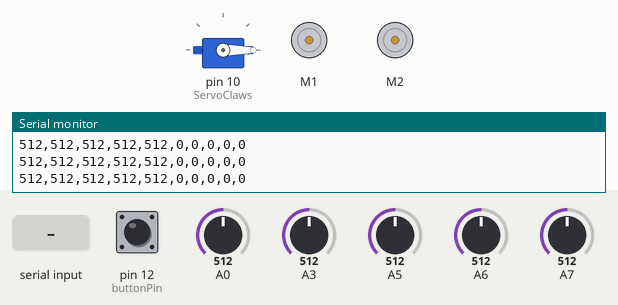
The sketch below on a simulated Arduino Nano, built with avr-gcc and run on an emulated ATmega328P. On the bench: servo, 2 × DC motor (green arrow = forward, orange = backward, longer = faster), the last lines printed to the serial monitor. The test bench sets the inputs (shaded band); at power-on: pin 12 (buttonPin) HIGH, A0 = 512, A3 = 512, A5 = 512, A6 = 512, A7 = 512.

Above: at 1.2 s.
1.3 s: "300\n" received over Serial
At 1.7 s:
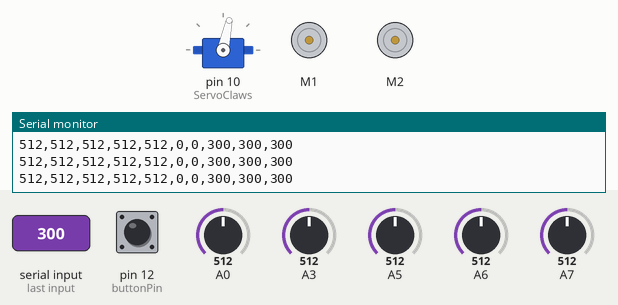
2.8 s: "1,90,45\n" received over Serial
At 4.1 s:
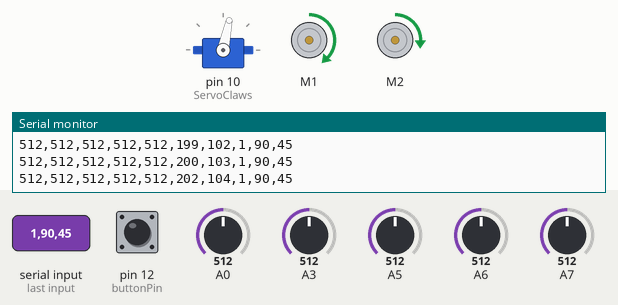
10.5 s: "90,45,200\n" received over Serial
At 11.3 s:
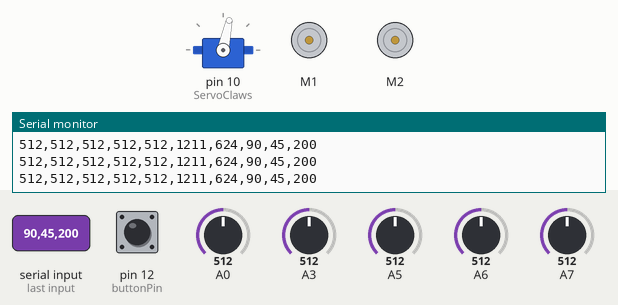
Timing chart, 0 to 13.5 s (numbered marks = the images above; inputs shaded):
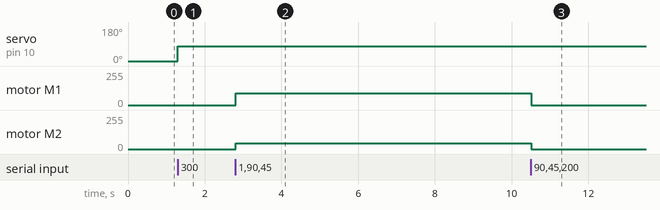

Measured:
- after the input at 1.3 s, servo on pin 10 (ServoClaws): 0° → 78° at once
- after the input at 2.8 s, motor M1: stopped → forward 89/255 at once; motor M2: stopped → forward 44/255 at once
- after the input at 10.5 s, motor M1: forward 89/255 → stopped at once; motor M2: forward 44/255 → stopped at once

The sketch:

Robot_Arduino_v1.ino
```cpp
/***********************************************************************
 * Robot Platooning Project - Arduino Inferrence
 * Authur: Ayo Ayibiowu & Abhilash Hashyap
 * Contact: charlesayibiowu@hotmail.com
 *
 *This Programs Communicates with the Raspberry Pi or Jetson Nano.
 *It sends the current motor readins, sensors readings and other readings expected all using UART.
 *
 * It also have a lane following function implemented - The Lane following code
 * makes the robot to stay on a lane. It uses the IR sensors to detect when the robot is appraching
 * a black tape (lane seperation) and adjust the robot to fall back to the main lane/road.
 *
 *
 * v1
 *
 * Changes and Features:
 *  - Send out sensor, motor, and other readings
 *  - Read motor commands, and other related commands from the controller
 *  - Implemented support for making robot to go straigth when the speed values are equal
 *  - Implement lane following : Robots follows the lane accordingly.
 *
 *
 ***********************************************************************/

#include <RedBot.h>
#include <Servo.h>

RedBotSensor left = RedBotSensor(A3);   // initialize a left sensor object on A3
RedBotSensor center = RedBotSensor(A6); // initialize a center sensor object on A6
RedBotSensor right = RedBotSensor(A7);  // initialize a right sensor object on A7
RedBotSensor extremeright = RedBotSensor(A5);
RedBotSensor extremeleft = RedBotSensor(A0);
Servo ServoClaws;


RedBotEncoder encoder = RedBotEncoder(A2, A4);  // initializes encoder on pins A2 and 10
int buttonPin = 12;
int countsPerRev = 192;   // 4 pairs of N-S x 48:1 gearbox = 192 ticks per wheel rev
float wheelDiam = 2.56;  // diam = 65mm / 25.4 mm/in
float wheelCirc = PI*wheelDiam;  // Redbot wheel circumference = pi*D
// variables used to store the left and right encoder counts.
long lCount;
long rCount;

// constants that are used in the code. LINETHRESHOLD is the level to detect
// if the sensor is on the line or not. If the sensor value is greater than this
// the sensor is above a DARK line.
//
// SPEED sets the nominal speed

#define LINETHRESHOLD 800
#define SPEED 80 // sets the nominal speed. Set to any number from 0 - 255.

const float reduce_factor = 0.35;

RedBotMotors vehicle;
int leftSpeed;   // variable used to store the leftMotor speed
int rightSpeed;  // variable used to store the rightMotor speed

String inputVal, outputPacket;
int ind1,ind2,ind3,ind4,ind5,ind6,ind7;

int motorEnable,io_device1,io_device2,check1,check2;

int button=1;
int stat=0;
String aa,bb,cc,dd,ee,lcnt,rcnt,SMotorEnable,Sio1,Sio2;

void setup()
{
    Serial.begin(57600);
    pinMode(buttonPin, INPUT_PULLUP);
    ServoClaws.attach(10);
    ServoClaws.write(0);

    // Initialize all variables first
    // the expected data packet
    inputVal = "0,0,0,0,0,0,0*";
    outputPacket = "0,0,0,0,0,0,0*";
}

void loop()
{

    // Check if data was available
    if (digitalRead(buttonPin) == LOW)
  {
    encoder.clearEnc(BOTH); }


    if (Serial.available() > 0) {

        inputVal = Serial.readStringUntil('\n'); // read the incoming byte:

        // Extract the needed data
        ind1 = inputVal.indexOf(',');

        ind2=inputVal.indexOf(',',ind1+1);

        ind3=inputVal.indexOf(',',ind2+1);

        ind4=inputVal.indexOf(',',ind3+1);

        ind5=inputVal.indexOf(',',ind4+1);

        ind6=inputVal.indexOf(',',ind5+1);

        ind7=inputVal.indexOf('*');


        check1 = (inputVal.substring(0,ind1)).toInt();

        check2 = (inputVal.substring(ind6+1,ind7)).toInt();

        if(check1==check2)
        {
          leftSpeed = -1 * ((inputVal.substring(ind1+1,ind2)).toInt());
          rightSpeed = (inputVal.substring(ind2+1,ind3)).toInt();
          motorEnable = (inputVal.substring(ind3+1,ind4)).toInt();
          io_device1 = (inputVal.substring(ind4+1,ind5)).toInt();
          io_device2 = (inputVal.substring(ind5+1,ind6)).toInt();
        }

    }

   moveServoMotor();

   // update the motor speed
   updateMotorSpeed();

   // get the latest encoder values
   fetchEncoderValues();

   // get the latest ir values
   fetch_IR_values();

   // fetch and update others

   // send out the latest values to the host
   sendUpdate();

   // wait for a while
   delay(5);


}


void fetch_IR_values()
{
  // get all ir sensor values
   int a=(left.read());
   aa=String(a);
   int b=(center.read());
   bb=String(b);
   int c=(right.read());
   cc=String(c);
   int d=(extremeright.read());
   dd=String(d);
   int e=(extremeleft.read());
   ee=String(e);
}


void fetchEncoderValues()
{
  //get encoder values
   lCount = encoder.getTicks(LEFT);
   rCount = encoder.getTicks(RIGHT);
   lcnt= String(lCount);
   rcnt= String(rCount);


}

void updateMotorSpeed()
{

  // updates the speed of the motor
  // check if motor enable is 0 or 1
  if (io_device2 == 99)
  {
    lanefollowing(leftSpeed, rightSpeed);
  }
  else
  {

  if (motorEnable == 1)
  {

      if((-1*leftSpeed)==(rightSpeed))
      {
        driveStraight(rightSpeed);

        }
        else
    {
        vehicle.leftMotor(leftSpeed);
        vehicle.rightMotor(rightSpeed);
    }
    }

  else
  {
    // disable the motor
        vehicle.leftMotor(0);
        vehicle.rightMotor(0);
  }
  }

}

void sendUpdate()
{
  SMotorEnable= String(motorEnable);
  Sio1=String(io_device1);
  Sio2=String(io_device2);

  String toSend=ee+','+aa+','+ bb+','+ cc+','+dd+','+ lcnt+','+ rcnt+','+SMotorEnable+','+Sio1+','+Sio2+'\n';
  Serial.print(toSend);

  }
void driveStraight( int motorPower)
{

      // variables for tracking the left and right encoder counts
      long prevlCount, prevrCount;

      long lDiff, rDiff;  // diff between current encoder count and previous count

      // variables for setting left and right motor power
      //int leftPower =  -1*motorPower;
      //int rightPower = motorPower;
      int leftPower =-1*motorPower;
      int rightPower=motorPower;
      if(leftPower>0){

          leftPower=leftPower+2;
        }
        else
{

  leftPower=leftPower-2;
  }


      // variable used to offset motor power on right vs left to keep straight.
      int offset = 2;  // offset amount to compensate Right vs. Left drive
            lCount = encoder.getTicks(LEFT);
        rCount = encoder.getTicks(RIGHT);
       // vehicle.drive(motorPower);
             vehicle.rightMotor(rightPower);
        vehicle.leftMotor(leftPower);

        // calculate the rotation "speed" as a difference in the count from previous cycle.
        lDiff = (lCount - prevlCount);
        rDiff = (rCount - prevrCount);

        // store the current count as the "previous" count for the next cycle.
        prevlCount = lCount;
        prevrCount = rCount;

        // if left is faster than the right, slow down the left / speed up right
        if ((lDiff > rDiff) and (lDiff>0 or rDiff>0))
        {
          leftPower = leftPower - offset;
          rightPower = rightPower + offset;
        }
        // if right is faster than the left, speed up the left / slow down right
        else if ((lDiff < rDiff) and (lDiff>0 or rDiff>0))
        {
          leftPower = leftPower + offset;
          rightPower = rightPower - offset;
        }
        else if ((lDiff < rDiff) and (lDiff<0 or rDiff<0))
        {
          leftPower = leftPower - offset;
          rightPower = rightPower + offset;
        }
        // if right is faster than the left, speed up the left / slow down right
        else if ((lDiff > rDiff) and (lDiff<0 or rDiff<0))
        {
          leftPower = leftPower + offset;
          rightPower = rightPower - offset;
        }


     //   delay(50);

}

void moveServoMotor(){
  if(io_device1==150){
  ServoClaws.write(0);
  }
  else  if(io_device1==300)
  {
  ServoClaws.write(78);
  }

  }

  void lanefollowing(int speed_left, int speed_right)
  {
    if (extremeleft.read() > LINETHRESHOLD){
        vehicle.leftMotor(speed_left);
        vehicle.rightMotor(int(reduce_factor*speed_right));
        delay(0.2);
    }

    else if (extremeright.read() > LINETHRESHOLD){
        vehicle.rightMotor(speed_right);
        vehicle.leftMotor(int(reduce_factor*speed_left));
        delay(0.2);
    }


    else if ((left.read() > LINETHRESHOLD) && (right.read() > LINETHRESHOLD) && (center.read() > LINETHRESHOLD))
    {
      vehicle.stop();
    }

    else if (right.read() > LINETHRESHOLD){
        vehicle.rightMotor(speed_right);
        vehicle.leftMotor(0);
        delay(0.5);
    }

    else if (left.read() > LINETHRESHOLD){
        vehicle.rightMotor(0);
        vehicle.leftMotor(speed_left);
        delay(0.5);
    }
    else
    {
       driveStraight(speed_right);
       }
  }
```
